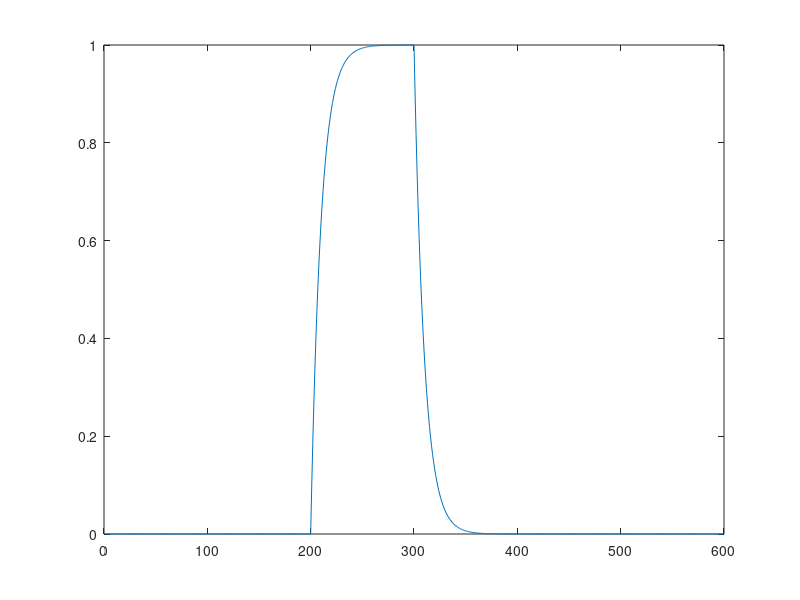

Here is the MATLAB script that generated this plot:
n1=zeros(100,1);
n2=ones(100,1);
n12=cat(1,n1,n2);
n121=cat(1,n12,n1);
x=0:10/99:10;
n2x=cat(1,n1,exp(-x)');
n2x1=cat(1,n2x,n1);
z5=conv(n121,n2x1);
z5=z5*(max(n2x1)/max(z5));
plot(z5);